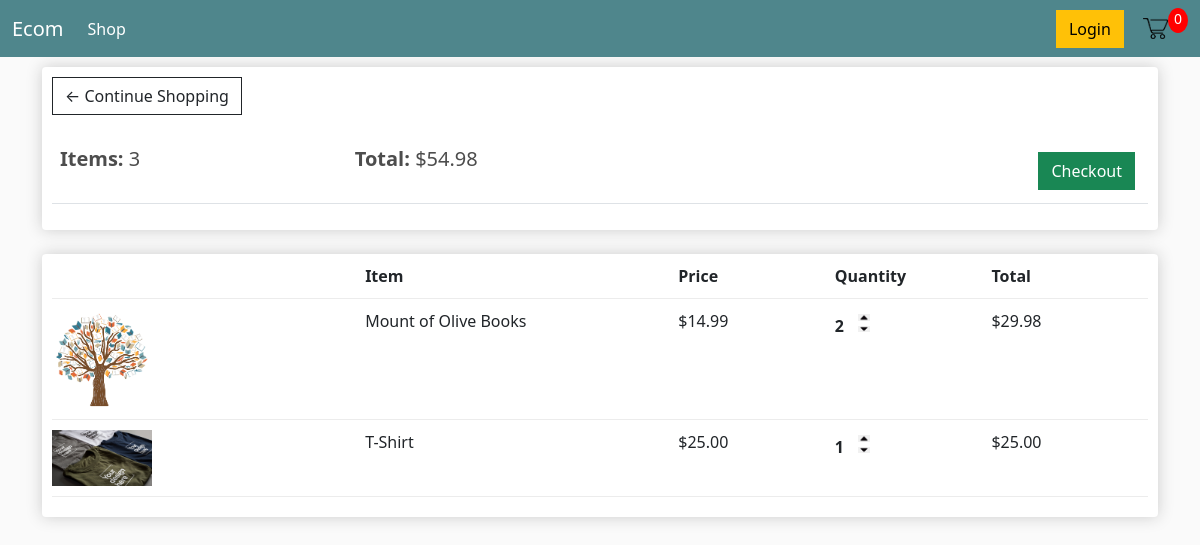
The app's page /cart/ (signed in) with its own data.
### shop/models.py (models this page shows, shortened)
class Order(models.Model):
    customer = models.ForeignKey(Customer, on_delete=models.SET_NULL, null=True, blank=True)
    date_ordered = models.DateTimeField(auto_now_add=True)
    complete = models.BooleanField(default=False)
    transaction_id = models.CharField(max_length=100, null=True)
    @property
    def get_cart_total(self):
        orderitems = self.orderitem_set.all()
        total = sum([item.get_total for item in orderitems])
        return total
    @property
    def get_cart_items(self):
        orderitems = self.orderitem_set.all()
        total = sum([item.quantity for item in orderitems])
        return total

class OrderItem(models.Model):
    product = models.ForeignKey(Product, on_delete=models.SET_NULL, null=True)
    order = models.ForeignKey(Order, on_delete=models.SET_NULL, null=True)
    quantity = models.IntegerField(default=0, null=True,blank=True)
    date_added = models.DateTimeField(auto_now_add=True)
    @property
    def get_total(self):
        total = self.product.price * self.quantity
        return total

class Product(models.Model):
    name = models.CharField(max_length=200)
    price = models.FloatField()
    digital = models.BooleanField(default=False,null=True,blank=True)
    image = models.ImageField(null=True, blank=True)
    @property
    def imageURL(self):
        try:
            url = self.image.url
        except:
            url = ''
        return url

### shop/views.py (the view)
# urls.py: path('cart/', views.cart, name="cart"),
def cart(request):
    if request.user.is_authenticated:
        customer = request.user.customer
        order, created = Order.objects.get_or_create(customer=customer, complete=False)
        items = order.orderitem_set.all()
    else:
        items = []
        order = {'get_cart_total':0, 'get_cart_items':0}
    context = {'items':items, 'order':order}
    return render(request, 'shop/cart.html', context)

### shop/templates/shop/cart.html
{% extends 'shop/main.html' %}
{% load static %}
{% block content %}
<div class="row">
    <div class="col-lg-12">
        <div class="box-element">
            <a class="btn btn-outline-dark" href="{% url 'shop:shop' %}">&#x2190; Continue Shopping</a>
            <br>
            <br>
            <table class="table">
                <tr>
                    <th><h5><strong>Items: </strong>{{order.get_cart_items}}</h5></th>
                    <th><h5><strong>Total: </strong>${{order.get_cart_total|floatformat:2}}</h5></th>
                    <th><a style="float:right; margin:5px;" class="btn btn-success" href="{% url 'shop:checkout' %}">Checkout</a></th>
                </tr>
            </table>
        </div>
        <br>
        <div class="box-element">
            <div class="cart-row">
                <div style="flex:2;"></div>
                <div style="flex:2;"><strong>Item</strong></div>
                <div style="flex:1;"><strong>Price</strong></div>
                <div style="flex:1;"><strong>Quantity</strong></div>
                <div style="flex:1;"><strong>Total</strong></div>
            </div>
            {% for item in items %}
            <div class="cart-row">
                <div style="flex:2;"><img class="row-image" src="{{item.product.imageURL}}"></div>
                <div style="flex:2;">{{item.product.name}}</div>
                <div style="flex:1;">${{item.product.price|floatformat:2}}</div>
                <div style="flex:1;">
                    <p class="quantity">{{item.quantity}}</p>
                    <div class="quantity">
                        <img class="chg-quantity" src="{% static 'images/arrow-up.png' %}">
                        <img class="chg-quantity" src="{% static 'images/arrow-down.png' %}">
                    </div>
                </div>
                <div style="flex:1;"><p>${{item.get_total|floatformat:2}}</p></div>
            </div>
            {% endfor %}
        </div>
    </div>
</div>
{% endblock content %}

### static/css/main.css (style rules this page uses)
body { background-color: hsl(0, 0%, 98%); }
h1,h2,h3,h4,h5,h6 { color:hsl(0, 0%, 30%); }
.box-element { box-shadow:hsl(0, 0%, 80%) 0 0 16px; background-color: #fff; border-radius: 4px; padding: 10px; }
.col-lg-4, .col-lg-6, .col-lg-8, .col-lg-12 { margin-top: 10px; }
.btn { border-radius: 0; }
.row-image { width: 100px; }
.cart-row { display: flex; align-items: flex-stretch; padding-bottom: 10px; margin-bottom: 10px; border-bottom: 1px solid #ececec; }
.quantity { display: inline-block; font-weight: 700; padding-right:10px; }
.chg-quantity { width: 12px; cursor: pointer; display: block; margin-top: 5px; transition:.1s; }

### records on screen
Order: get_cart_items "3", get_cart_total "54.98"
OrderItem: product.imageURL (picture), product.name "Mount of Olive Books", product.price "14.99", quantity "2", get_total "29.98"
OrderItem: product.imageURL (picture), product.name "T-Shirt", product.price "25.00", quantity "1", get_total "25.00"
